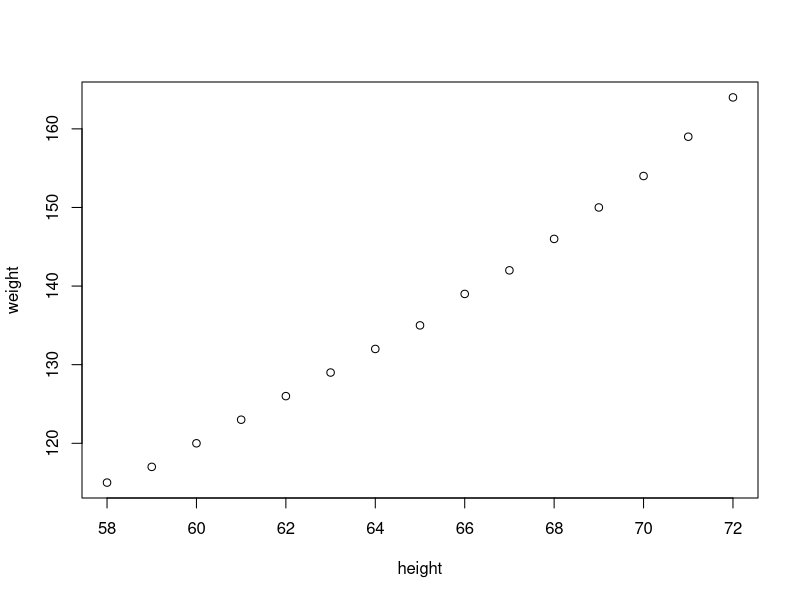
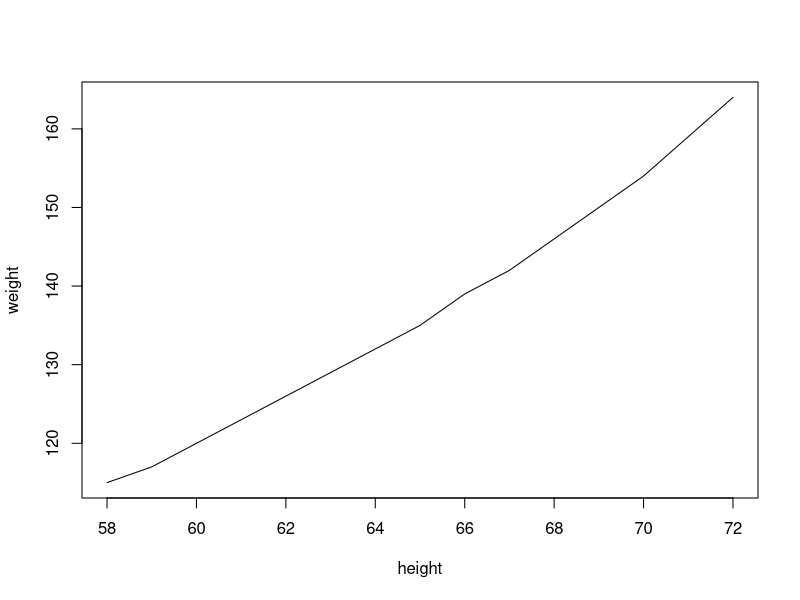
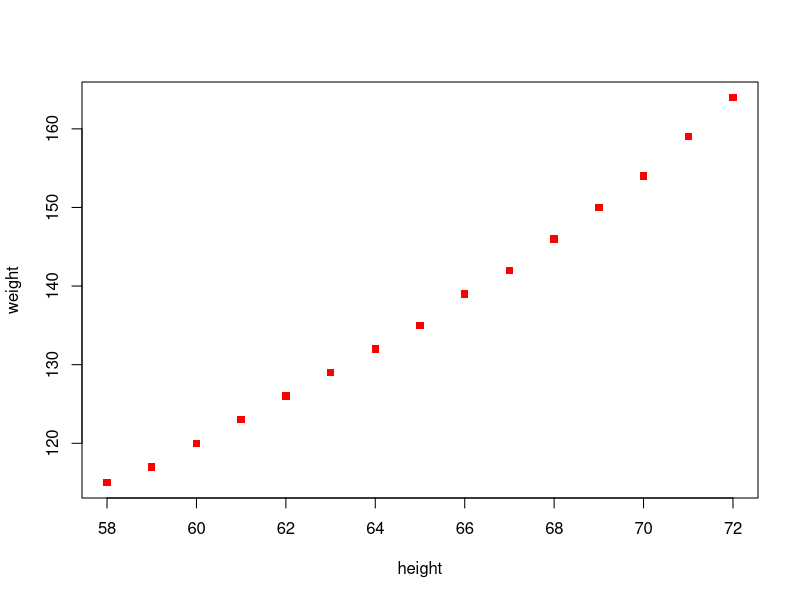
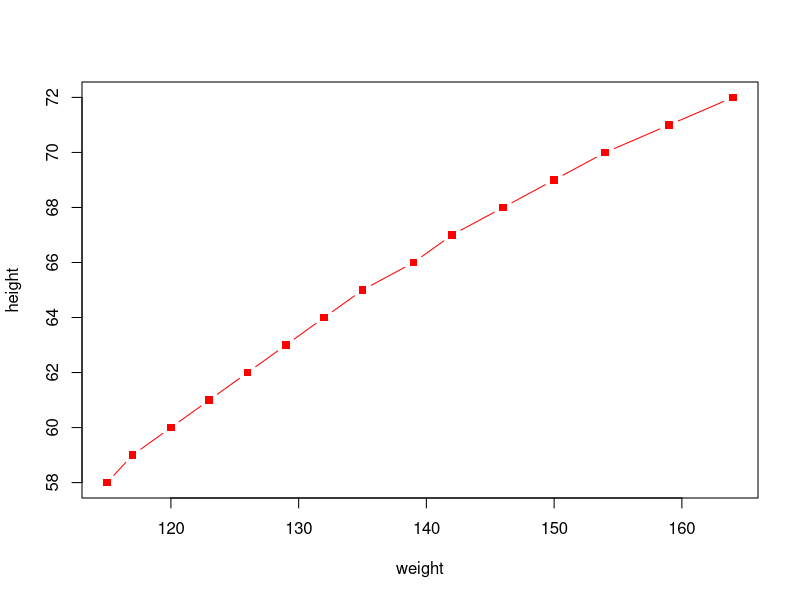
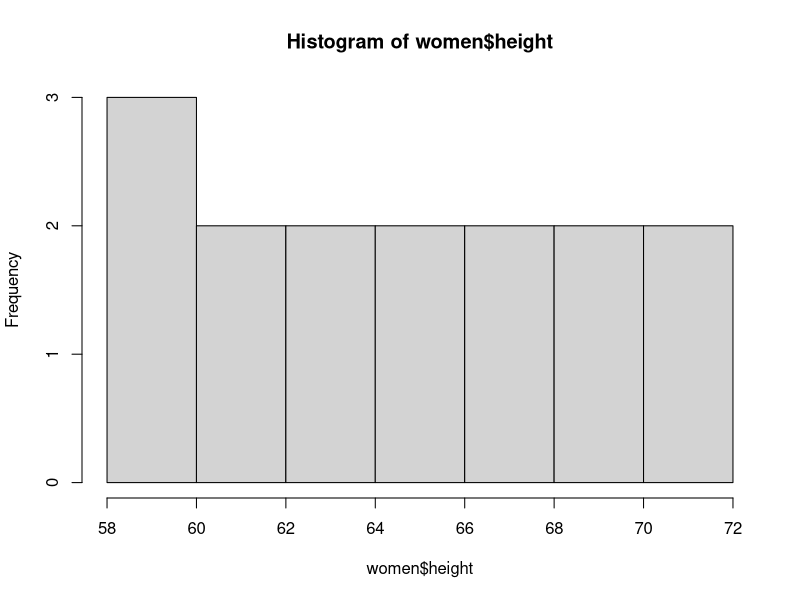
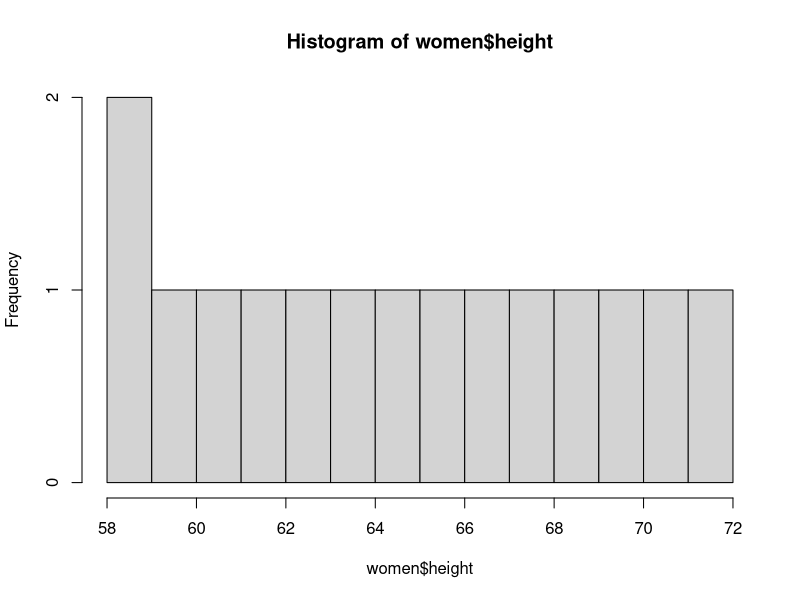
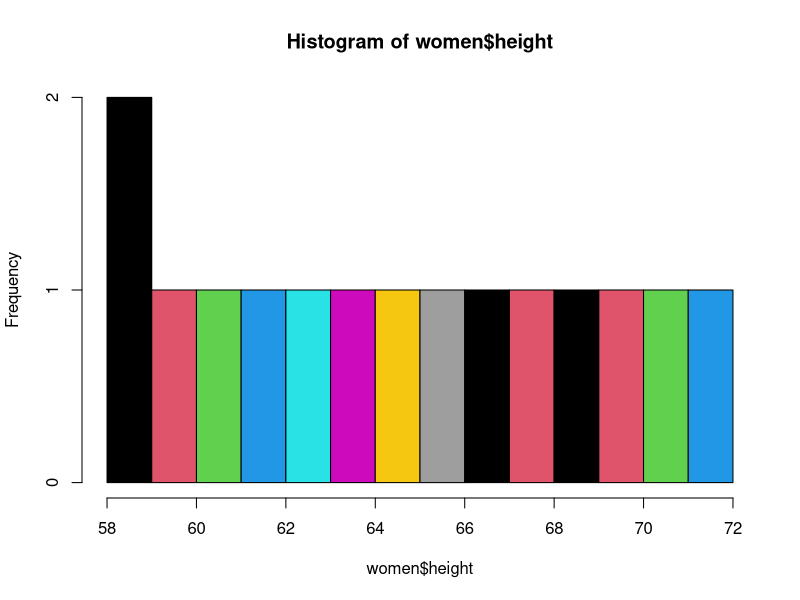
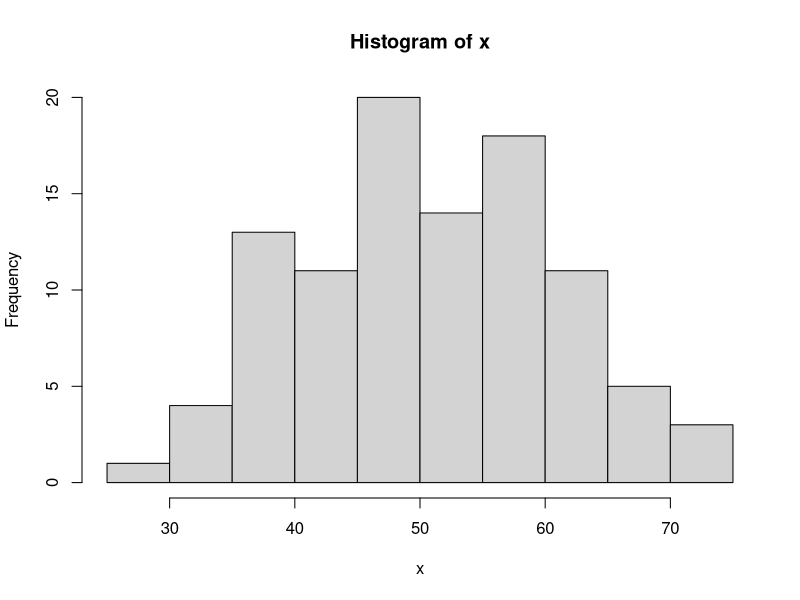

These charts were generated, in order, by the following R code:
#plot
women
plot(women)
plot(women,type='l')
plot(women,type='p',pch=15,col='red')

plot(x=women$weight,y=women$height,pch=15,xlab = 'weight',ylab = 'height',col='red',type='b')


#histogram
hist(women$height)
hist(women$height,breaks = 10)
hist(women$height,breaks = 10,col = 1:10)

(x=rnorm(100,50,10))
hist(x)
hist(x,freq=F,col=1:5)

lines(density(x),col="green")


#piechart
x=c(10,20,40,50)
pie(x)


#barplot
barplot(x,col=1:4)

#correlation plot
pairs(women)
cor(women$height,women$weight)
cov(women$height,women$weight)

pairs(mtcars)
pairs(mtcars[1:4])

